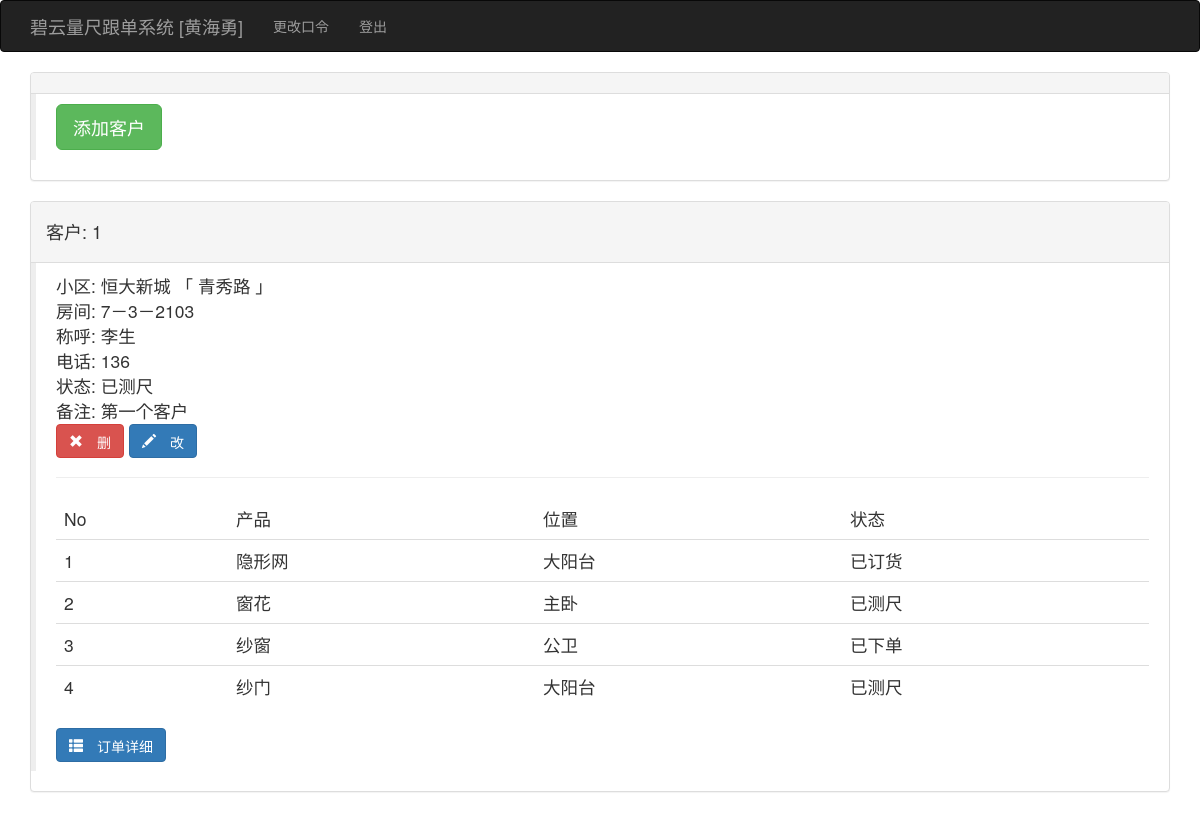
Page /kehulist (signed in) on the earlier database version.
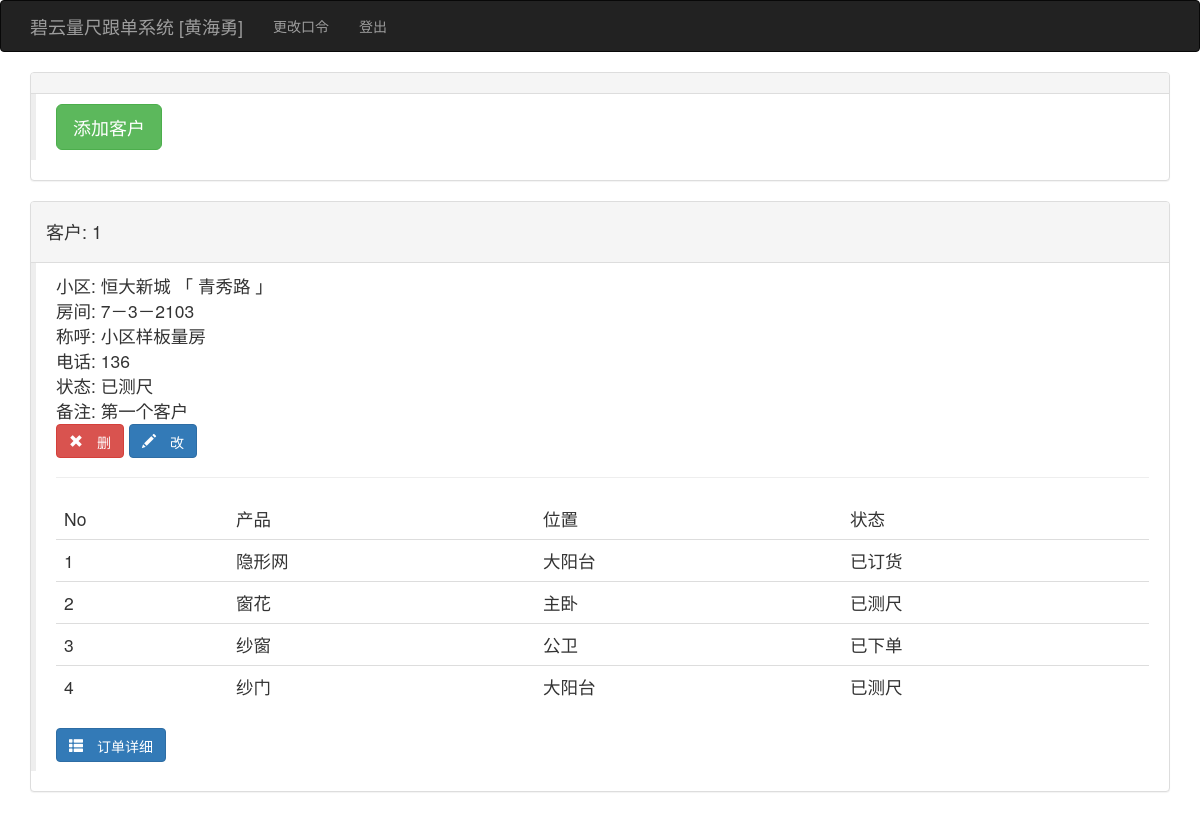
Same page on the later database version.
### app/models.py (models this page shows, shortened)
class User(UserMixin, db.Model):
    __tablename__ = 'users'
    id = db.Column(db.Integer, primary_key=True)
    user = db.Column(db.String(64), unique=True, index=True)
    pin = db.Column(db.String(64))
    username = db.Column(db.String(64))
    tel = db.Column(db.String(32))
    role = db.Column(db.String(64))
    isuse = db.Column(db.Boolean, default=False)
    beizhu = db.Column(db.String(64))
    kehus = db.relationship('Kehu', backref='user', lazy='dynamic')
    @login_manager.user_loader
    def load_user(user_id):
        return User.query.get(int(user_id))

class Kehu(db.Model):
    __tablename__ = 'kehus'
    id = db.Column(db.Integer, primary_key=True)
    user_id = db.Column(db.Integer, db.ForeignKey('users.id'))
    xiaoqu_id = db.Column(db.Integer, db.ForeignKey('xiaoqus.id'))
    fangjian = db.Column(db.String(64))
    chenghu = db.Column(db.String(64))
    tel = db.Column(db.String(64))
    zje = db.Column(db.Float)
    beizhu = db.Column(db.String(64))
    status = db.Column(db.Integer, default=1)  # 1已测尺、2已下单、3已安装、4已清款
    time0 = db.Column(db.DateTime(), default=datetime.utcnow)
    time1 = db.Column(db.DateTime())
    time2 = db.Column(db.DateTime())
    time3 = db.Column(db.DateTime())
    dingdans = db.relationship('Dingdan', backref='kehu', lazy='dynamic')

class Xiaoqu(db.Model):
    __tablename__ = 'xiaoqus'
    id = db.Column(db.Integer, primary_key=True)
    xiaoqu = db.Column(db.String(64), unique=True, index=True)
    dizhi = db.Column(db.String(100))
    beizhu = db.Column(db.String(128))
    kehus = db.relationship('Kehu', backref='xiaoqu', lazy='dynamic')

class Dingdan(db.Model):
    __tablename__ = 'dingdans'
    id = db.Column(db.Integer, primary_key=True)
    kehu_id = db.Column(db.Integer, db.ForeignKey('kehus.id'))
    chanpin_id = db.Column(db.Integer, db.ForeignKey('chanpins.id'))
    shuliang = db.Column(db.Integer)
    weizhi = db.Column(db.String(64))
    xinghao = db.Column(db.String(64))
    kuan_chang = db.Column(db.Integer)
    gao = db.Column(db.Integer)
    meikongkuan_bashoudigao = db.Column(db.Integer)
    color = db.Column(db.String(64))
    shanshu = db.Column(db.Integer)
    zhonghengtiaoshu_gantiaoshu = db.Column(db.Integer)
    shuowei = db.Column(db.String(64))
    ishaveht = db.Column(db.String(64))
    zhangfa_dengfenshu_kaishuofangshi = db.Column(db.String(64))
    jiage = db.Column(db.Float)
    tushipic = db.Column(db.String(64))
    beizhu = db.Column(db.String(64))
    status = db.Column(db.Integer, default=1)  # 1测尺、2业务下单、3工厂下单、4工厂入库、5工厂发货、6货到工地、7安装完成
    fakaidi = db.Column(db.String(64))
    time0 = db.Column(db.DateTime(), default=datetime.utcnow)
    user0_id = db.Column(db.Integer, db.ForeignKey('users.id'))
    time1 = db.Column(db.DateTime())
    user1_id = db.Column(db.Integer, db.ForeignKey('users.id'))
    time2 = db.Column(db.DateTime())
    user2_id = db.Column(db.Integer, db.ForeignKey('users.id'))
    time3 = db.Column(db.DateTime())
    user3_id = db.Column(db.Integer, db.ForeignKey('users.id'))
    time4 = db.Column(db.DateTime())
    user4_id = db.Column(db.Integer, db.ForeignKey('users.id'))
    time5 = db.Column(db.DateTime())
    user5_id = db.Column(db.Integer, db.ForeignKey('users.id'))
    time6 = db.Column(db.DateTime())
    user6_id = db.Column(db.Integer, db.ForeignKey('users.id'))

class Chanpin(db.Model):
    __tablename__ = 'chanpins'
    id = db.Column(db.Integer, primary_key=True)
    pinming = db.Column(db.String(64))
    jiage = db.Column(db.Float)
    beizhu = db.Column(db.String(64))
    dingdans = db.relationship('Dingdan', backref='chanpin', lazy='dynamic')

### app/main/views.py (the view)
@main.route('/kehulist', methods=['GET', 'POST'])
@login_required
def kehulist():
    if current_user.role != '业务员':
        return redirect(url_for('main.index'))
    kehus = Kehu.query.filter_by(user=current_user._get_current_object()).order_by(
        Kehu.id.desc())  # .order_by(Guke.outtime.desc())
    return render_template('kehulist.html', kehus=kehus)  # form=form,

### app/templates/kehulist.html (shortened to what this page needs)
{% extends "base.html" %}
{% import "bootstrap/wtf.html" as wtf %}
{% block page_content %}
    <div class="panel panel-default">
          <div class="panel-heading"></div>
                   <div class="post-body">
                    <blockquote>
                    <a class="btn btn-success btn-lg" href="{{  url_for('main.addkehu') }}" >添加客户</a>
                    </blockquote>
                </div>
    </div>
    {% for kehu in kehus %}
           <div class="panel panel-default">
                <div class="panel-heading"><h4>客户: {{ kehu.id }}  </h4></div>
                <div class="post-body">
                    <blockquote>
                    <ul class="list-unstyled">
                    <li>小区: {{ kehu.xiaoqu.xiaoqu }} 「 {{ kehu.xiaoqu.dizhi }} 」</li>
                    <li>房间: {{ kehu.fangjian }}</li>
                    <li>称呼: {{ kehu.chenghu }}</li>
                    <li>电话: {{ kehu.tel }}</li>
                    {% if kehu.status == 1 %}
                        <li>状态: 已测尺</li>
                    {% elif kehu.status == 2  %}
                        <li>状态: 已下单</li>
                    {% elif kehu.status == 3  %}
                        <li>状态: 已安装</li>
                    {% elif kehu.status == 4  %}
                        <li>状态: 已清款</li>
                    {% else %}
                        <li>状态: 状态有误</li>
                    {% endif %}
                    <li>备注: {{ kehu.beizhu }}</li>
                    <li><a class="btn btn-danger glyphicon glyphicon-remove" href="{{  url_for('main.delkehu', id=kehu.id) }}" > 删</a>
               <a class="btn btn-primary glyphicon glyphicon-pencil" href="{{  url_for('main.editkehu', id=kehu.id) }}" > 改</a></li>
                    </ul>
                    <hr>
                    <table class="table">
                    <thead>
                        <tr>
                        <td>No</td><td>产品</td><td>位置</td><td>状态</td>
                        </tr>
                    </thead>
                    <tbody>
                    {% for dingdan in kehu.dingdans %}
                        <tr>
                        <td>{{ loop.index }}</td><td>{{ dingdan.chanpin.pinming }}</td><td>{{ dingdan.weizhi }}</td><td>
                    {% if dingdan.status == 1 %}
                        已测尺
                    {% elif dingdan.status == 2  %}
                        已下单
                    {% elif dingdan.status == 3  %}
                        已订货
                    {% elif dingdan.status == 4  %}
                        已入库
                    {% elif dingdan.status == 5  %}
                        已发货
                    {% elif dingdan.status == 6  %}
                        已到货
                    {% elif dingdan.status == 7  %}
                        已装完
                    {% else %}
                        状态有误
                    {% endif %}
                        </td>
                        </tr>
                    {% endfor %}
                    </tbody>
                    </table>
                <a class="btn btn-primary glyphicon glyphicon-th-list" href="{{  url_for('main.showkehudd', id=kehu.id) }}" > 订单详细</a>
                    </blockquote>
                </div>
            </div>
    {% endfor %}
{% endblock %}

### app/templates/base.html (shortened to what this page needs)
{% extends "bootstrap/base.html" %}
{% block head %}
{{ super() }}
<link rel="stylesheet" type="text/css" href="{{ url_for('static', filename='styles.css') }}">
{% endblock %}
{% block navbar %}
<div class="navbar navbar-inverse" role="navigation">
    <div class="container">
        <div class="navbar-header">
            <a class="navbar-brand" href="{{ url_for('main.index') }}">碧云量尺跟单系统 [{{ current_user.username }}] </a>
        </div>
        <div class="navbar-collapse collapse">
            <ul class="nav navbar-nav">
                {% if current_user.is_authenticated %}
                <li><a href="{{ url_for('auth.change_pin') }}">更改口令</a></li>
                <li><a href="{{ url_for('auth.logout') }}">登出</a></li>
                {% endif %}
            </ul>
        </div>
    </div>
</div>
{% endblock %}
{% block content %}
<div class="container">
    {% block page_content %}{% endblock %}
</div>
{% endblock %}

Differences in the rows shown:
changed Kehu "第一个客户": chenghu "李生" → "小区样板量房"
